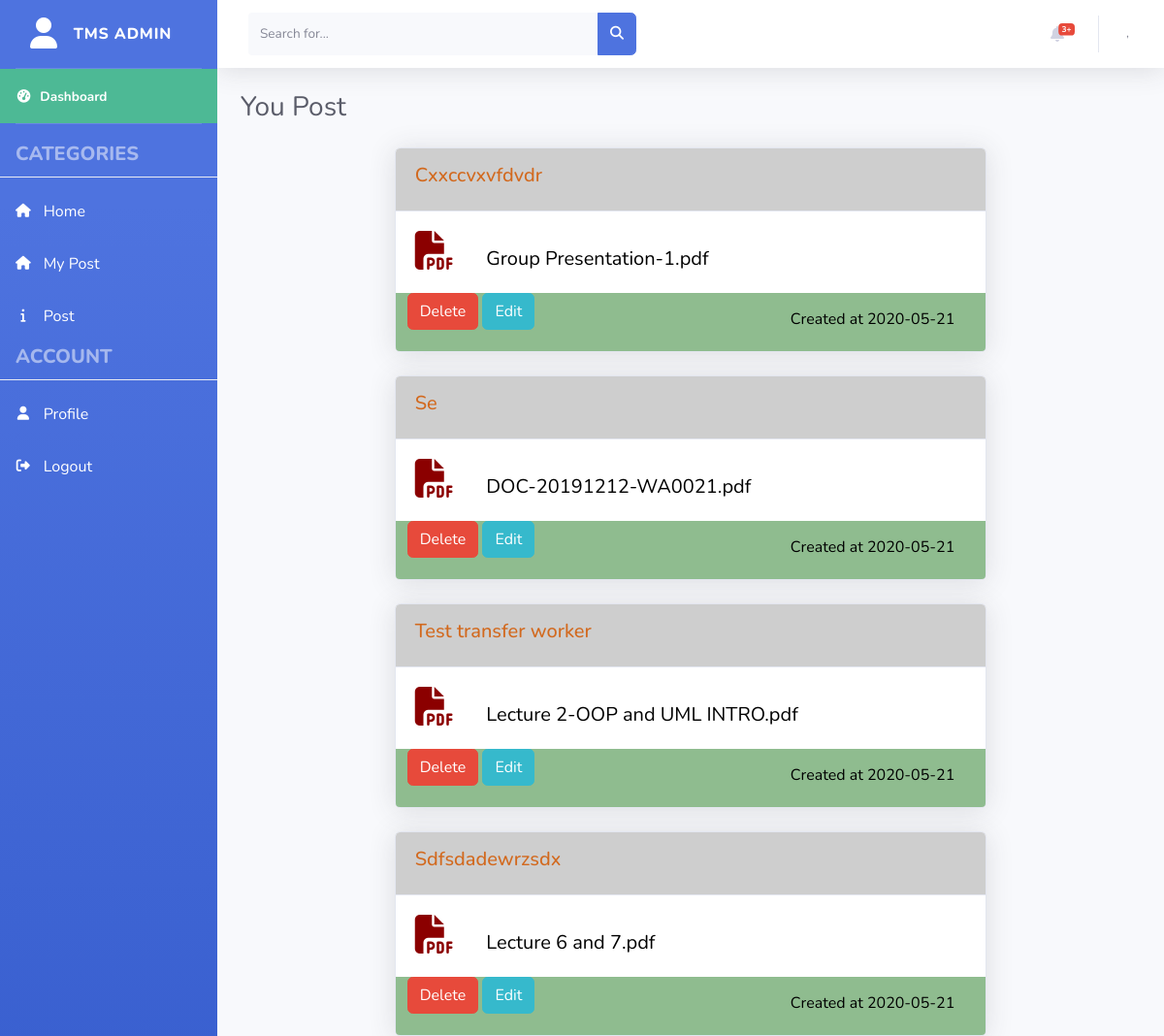
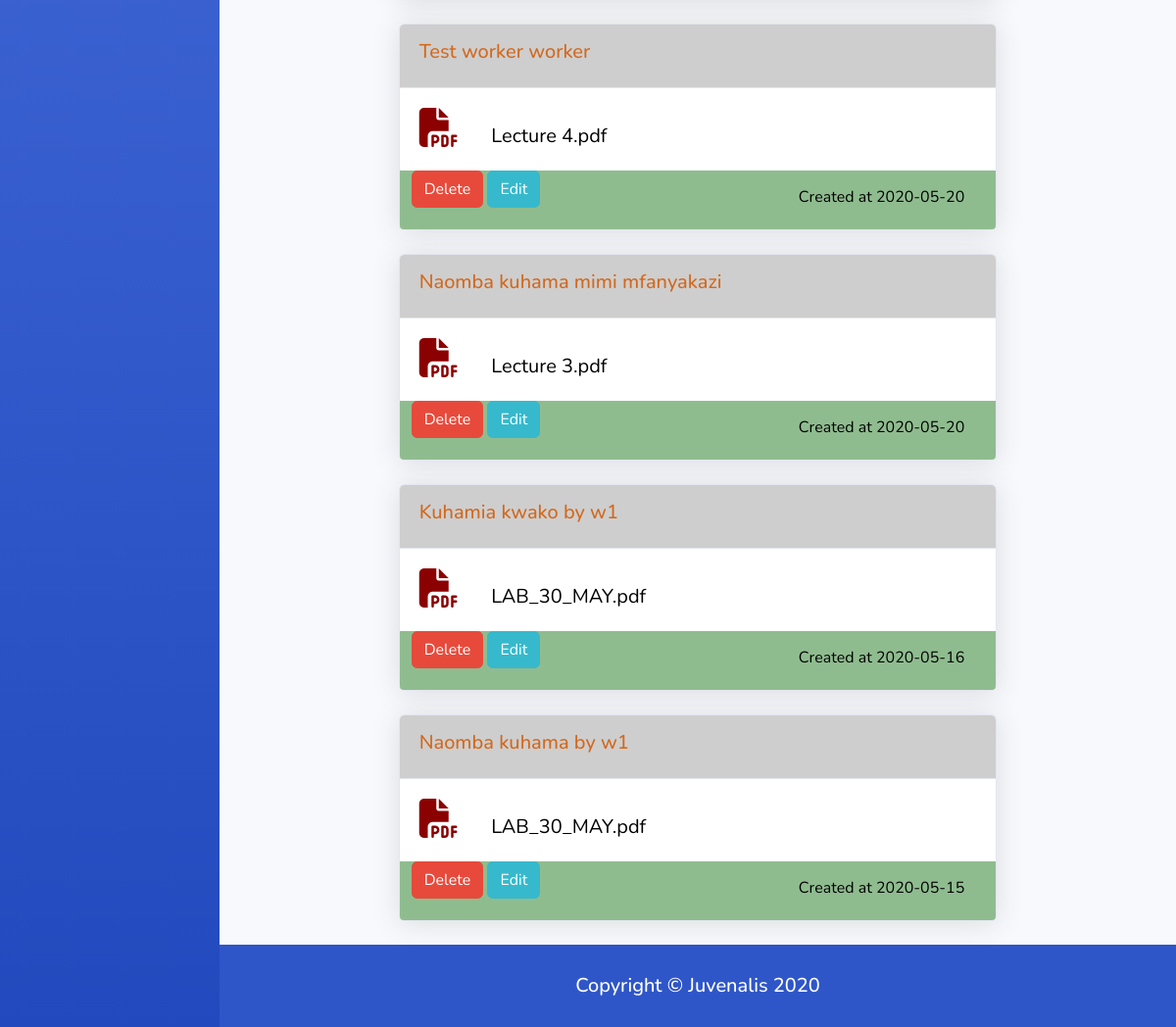
The page /Admin/viewMyTransfer.php (signed in) on the database its author committed (2 pictures, top to bottom).
### tables this page shows
CREATE TABLE `user_transfers` (
  `transfer_id` int(11) NOT NULL,
  `user_id` int(11) NOT NULL,
  `transfer_title` varchar(255) NOT NULL,
  `file` varchar(255) NOT NULL,
  `place_to_go` varchar(255) NOT NULL,
  `viewed` enum('NO','YES') NOT NULL DEFAULT 'NO',
  `created_at` timestamp NOT NULL DEFAULT current_timestamp()
);

### includes/sessionToBeRequired.php (called while the page is built, shortened)
<?php
$user = $_SESSION['user'];

### Admin/viewMyTransfer.php (the view, shortened to what this page needs)
<?php
require_once('../functions/sendFunction.php');
require('../includes/sessionToBeRequired.php');
$result = $conn->prepare("SELECT * FROM user_transfers WHERE user_id = $user ORDER BY created_at DESC");
$result->execute();
$stmt = $result->fetchAll();
$count = $result->rowCount(PDO::FETCH_ASSOC);
?>
<!DOCTYPE html>
<html lang="en">
<head>
  <link href="../styles/vendor/fontawesome-free/css/all.min.css" rel="stylesheet" type="text/css">
  <link href="../styles/css/sb-admin-2.min.css" rel="stylesheet">
  <link rel="stylesheet" href="../styles/mystyleHome.css">
</head>
<body id="page-top">
  <div id="wrapper">
    <?php require_once('../includes/sidebar.php'); ?>
    <div id="content-wrapper" class="d-flex flex-column">
      <div id="content">
        <?php require_once('../includes/topbar.php') ?>
        <div class="container-fluid">
          <div class="d-sm-flex align-items-center justify-content-between mb-4">
            <h1 class="h3 mb-0 text-gray-800">You Post</h1>
          </div>
          <div class="row">
            <div class="col-lg-2"></div>
            <div class="col-lg-8">
              <?php
              if (!$count > 0) {
                echo '
                  <div class="row">
                    <div class="col-lg-2"></div>
                    <div class="col-lg-8">
                      <div class="card mb-4">
                        <div class="card-header">
                          <h6 class="titleHeadDetailed">You have no post</h6>
                        </div>
                      </div>
                    </div>
                    <div class="col-lg-2"></div>
                  </div>
                  ';
              } else {
                foreach ($stmt as $row) {
                  $filenamelong = explode('5', $row['file']);
                  $filenameshort = $filenamelong[0];
                  $fileext = explode('.', $row['file']);
                  $fileextension = $fileext[2];
                  $datelong = explode(' ', $row['created_at']);
                  $date = $datelong[0];
              ?>
                  <div class="card shadow mb-4">
                    <div class="card-header py-3">
                      <h6 class="titleHeadDetailed">
                        <?php echo $row['transfer_title'] ?>
                      </h6>
                    </div>
                    <div class="card-body cardTextDetailed">
                      <i class="fas fa-file-pdf pdfIcon"></i>
                      <span><?php echo $filenameshort . '.' . $fileextension; ?></span>
                    </div>
                    <div class="row dateInfoWorker">
                      <div class="col">
                        <a href="viewMyTransfer.php?id=<?php echo $row['transfer_id']; ?>" class="btn btn-danger">Delete</a>
                        <a href="editMyTransfer.php?id=<?php echo $row['transfer_id']; ?>" class="btn btn-info">Edit</a>
                      </div>
                      <div class="col">
                        <p class="someInfo">Created at <?php echo $date; ?></p>
                      </div>
                    </div>
                  </div>
              <?php }
              } ?>
            </div>
            <div class="col-lg-2"></div>
          </div>
        </div>
      </div>
      <?php require_once('../includes/footer.php'); ?>
    </div>
  </div>
</body>
</html>

### styles/mystyleHome.css (style rules this page uses)
.cardTextDetailed { color: #000; font-size: 20px; }
.titleHeadDetailed { color: chocolate; font-size: 20px; font-weight: 500; }
.card-header { background-color: rgb(206, 206, 206); }
.dateInfoWorker { background-color: darkseagreen; border-bottom-left-radius: 4px; border-bottom-right-radius: 4px; margin: 0; }
.someInfo { color: #000; font-size: medium; text-align: right; padding: 15px 20px 5px 15px; }
.pdfIcon { color: darkred; font-size: 40px; padding-right: 5%; }

### rows shown on the page
user_transfers: transfer_title "Cxxccvxvfdvdr", file "Group Presentation-1", file "pdf", created_at "2020-05-21"
user_transfers: transfer_title "Se", file "DOC-20191212-WA0021", file "pdf", created_at "2020-05-21"
user_transfers: transfer_title "Test transfer worker", file "Lecture 2-OOP and UML INTRO", file "pdf", created_at "2020-05-21"
user_transfers: transfer_title "Sdfsdadewrzsdx", file "Lecture 6 and 7", file "pdf", created_at "2020-05-21"
user_transfers: transfer_title "Test worker worker", file "Lecture 4", file "pdf", created_at "2020-05-20"
user_transfers: transfer_title "Naomba kuhama mimi mfanyakazi", file "Lecture 3", file "pdf", created_at "2020-05-20"
user_transfers: transfer_title "Kuhamia kwako by w1", file "LAB_30_MAY", file "pdf", created_at "2020-05-16"
user_transfers: transfer_title "Naomba kuhama by w1", file "LAB_30_MAY", file "pdf", created_at "2020-05-15"
